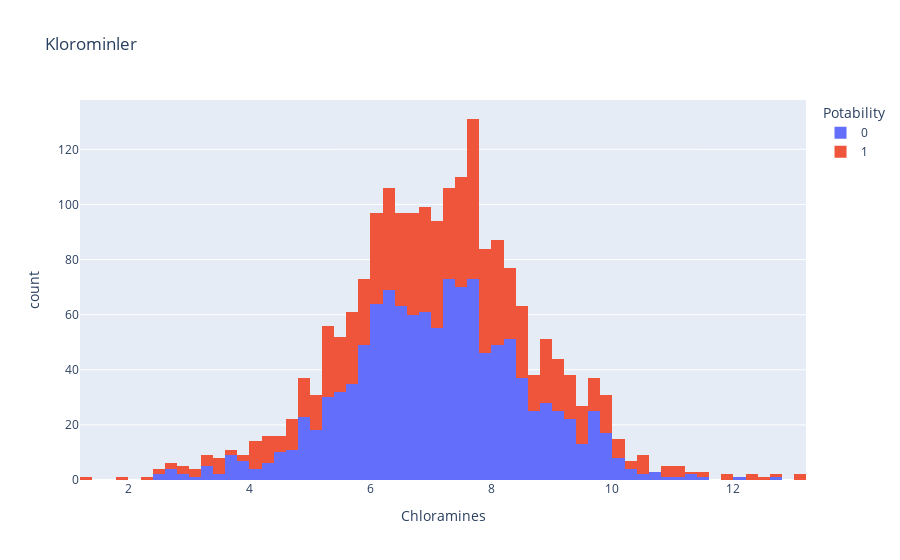

The notebook cell this image was saved under:
### Code cell
figure = px.histogram(df, x = "Chloramines", 
                      color = "Potability", 
                      title= "Klorominler")
figure.show()

### Figure 1 — Plotly figure (JSON) as saved in the notebook; plotly's stock layout.template omitted (floating-point values rounded to 4 significant figures; data arrays with more than 128 entries replaced by an {"elided": "..."} marker saying what was removed)
{"data": [{"alignmentgroup": "True", "bingroup": "x", "hovertemplate": "Potability=0<br>Chloramines=%{x}<br>count=%{y}<extra></extra>", "legendgroup": "0", "marker": {"color": "#636efa", "pattern": {"shape": ""}}, "name": "0", "offsetgroup": "0", "orientation": "v", "showlegend": true, "type": "histogram", "x": {"elided": "1200 float values"}, "xaxis": "x", "yaxis": "y"}, {"alignmentgroup": "True", "bingroup": "x", "hovertemplate": "Potability=1<br>Chloramines=%{x}<br>count=%{y}<extra></extra>", "legendgroup": "1", "marker": {"color": "#EF553B", "pattern": {"shape": ""}}, "name": "1", "offsetgroup": "1", "orientation": "v", "showlegend": true, "type": "histogram", "x": {"elided": "811 float values"}, "xaxis": "x", "yaxis": "y"}], "layout": {"barmode": "relative", "legend": {"title": {"text": "Potability"}, "tracegroupgap": 0}, "title": {"text": "Klorominler"}, "xaxis": {"anchor": "y", "domain": [0, 1], "title": {"text": "Chloramines"}}, "yaxis": {"anchor": "x", "domain": [0, 1], "title": {"text": "count"}}}}
